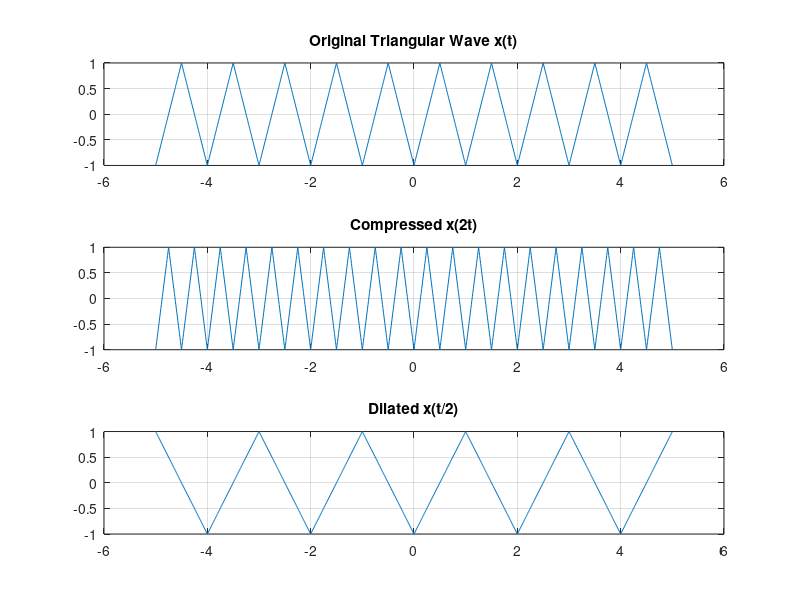

This chart was generated by the following MATLAB code:
t = -5:0.01:5;
x = sawtooth(2*pi*t, 0.5);

x_comp = sawtooth(2*pi*(2*t), 0.5);   % Compressed: x(2t) double frequency
x_dil  = sawtooth(2*pi*(t/2), 0.5);   % Dilated: x(t/2) half frequency

subplot(3,1,1); plot(t, x);      title('Original Triangular Wave x(t)');   grid on;
subplot(3,1,2); plot(t, x_comp); title('Compressed x(2t)');                grid on;
subplot(3,1,3); plot(t, x_dil);  title('Dilated x(t/2)');                  grid on;
